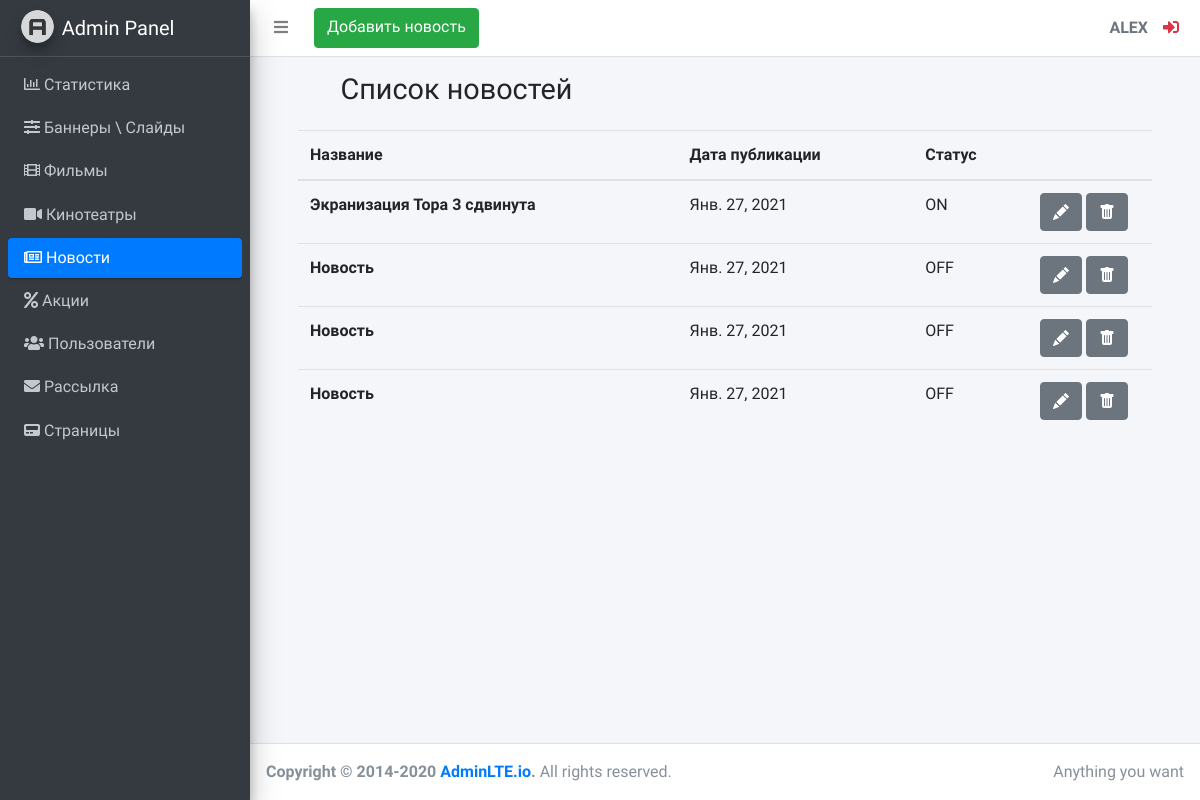
The app's page /adminLte/news/list (signed in) with its own data.
### KinoSite/apps/adminLte/models.py (models this page shows, shortened)
class News(models.Model):
    STATUS = (
        ('ON', 'Active'),
        ('OFF', 'Inactive'),
    )
    news_name = models.CharField(max_length=255, verbose_name='Название новости')
    news_description = models.TextField(verbose_name='Описание новости')
    news_main_image = models.ImageField(verbose_name='Логотип новости', upload_to='images/news/logo/')
    news_image1 = models.ImageField(verbose_name='Первое изображение', upload_to='images/news/')
    news_image2 = models.ImageField(verbose_name='Второе изображение', upload_to='images/news/')
    news_image3 = models.ImageField(verbose_name='Третее изображение', upload_to='images/news/')
    news_image4 = models.ImageField(verbose_name='Четвёртое изображение', upload_to='images/news/')
    news_image5 = models.ImageField(verbose_name='Пятое изображение', upload_to='images/news/')
    news_url = models.URLField(verbose_name='Ссылка на видео', null=True)
    news_published_date = models.DateField(verbose_name='Дата публикации новости')
    news_status = models.CharField(verbose_name='Выбор статуса', max_length=3, choices=STATUS)

### KinoSite/apps/adminLte/views.py (the view)
# urls.py: path('news/list', views.news_list, name='admin_news_list'),
@login_required(login_url=ADMIN_LOGIN_REDIRECT_URL)
def news_list(request):
    news = models.News.objects.all()
    return render(request, 'adminLte/news/news_list.html', {'news': news})

### KinoSite/templates/adminLte/news/news_list.html (shortened to what this page needs)
{% extends 'adminLte/base.html' %}
{% block news %}
    <li class="nav-item">
        <a href="{% url 'admin_news_list' %}" class="nav-link active">
              <i class="far fa-newspaper"></i>
              <p>
                  Новости
              </p>
        </a>
    </li>
{% endblock %}
{% block navbar_item %}
<a class="btn btn-success" href="{% url 'admin_news_form' %}">Добавить новость</a>
{% endblock %}
{% block content_title %}
    <h1 class="m-0">Список новостей</h1>
{% endblock %}
{% block main_content %}
        <table class="table">
            <thead>
                <tr>
                    <th scope="col">Название</th>
                    <th scope="col">Дата публикации</th>
                    <th scope="col">Статус</th>
                    <th scope="col"></th>
                </tr>
            </thead>
                <tbody>
                    {% for el in news %}
                    <tr>
                        <th scope="row">{{ el.news_name }}</th>
                            <td>{{ el.news_published_date }}</td>
                            <td>{{ el.news_status }}</td>
                            <td style="width: 124px">
                                <a class="btn btn-secondary" href="{% url 'admin_news_edit' pk=el.pk %}" role="button">
                                </a>
                                <a class="btn btn-secondary" href="{% url 'admin_news_delete' pk=el.pk %}" role="button">
                                </a>
                            </td>
                    </tr>
                    {% endfor %}
                </tbody>
        </table>
{% endblock %}

### KinoSite/templates/adminLte/base.html (shortened to what this page needs)
{% load static %}
<!DOCTYPE html>
<html lang="en">
<head>
  <link rel="stylesheet" href="{% static 'plugins/fontawesome-free/css/all.min.css' %}">
  <link rel="stylesheet" href="{% static 'dist/css/adminlte.min.css' %}">
</head>
<body class="hold-transition sidebar-mini">
<div class="wrapper">
{% block body %}
  <nav class="main-header navbar navbar-expand navbar-white navbar-light">
    <ul class="navbar-nav">
      <li class="nav-item">
        <a class="nav-link" data-widget="pushmenu" href="#" role="button"><i class="fas fa-bars" style="margin-right: 10px"></i></a>
      </li>
      {% block navbar_item %}
      {% endblock %}
    </ul>
    <ul class="navbar-nav ml-auto">
      <div class="user-panel d-flex">
          <div class="info">
              <a class="d-block text-uppercase text-secondary"><strong>{{ user.username }}</strong></a>
          </div>
          <div class="info">
              <a href="{% url 'admin_logout' %}" class="fas fa fa-sign-in-alt mr-2 text-danger"></a>
          </div>
      </div>
    </ul>
  </nav>
  <aside class="main-sidebar sidebar-dark-primary elevation-4">
    <a href="{% url 'admin_index'%}" class="brand-link">
      <img src="{% static 'dist/img/AdminLTELogo.png' %}" alt="AdminLTE Logo" class="brand-image img-circle elevation-3" style="opacity: .8">
      <span class="brand-text font-weight-light">Admin Panel</span>
    </a>
    <div class="sidebar">
        <nav class="mt-2">
            <ul class="nav nav-pills nav-sidebar flex-column" data-widget="treeview" role="menu" data-accordion="false">
                {% block statistic %}
                <li class="nav-item">
                    <a href="{% url 'admin_index' %}" class="nav-link">
                        <i class="far fa-chart-bar"></i>
                        <p>
                            Статистика
                        </p>
                    </a>
                </li>
                {% endblock %}
                {% block banner %}
                <li class="nav-item">
                    <a href="{% url 'admin_banner' %}" class="nav-link">
                        <i class="fas fa-sliders-h"></i>
                        <p>
                            Баннеры \ Слайды
                        </p>
                    </a>
                </li>
                {% endblock %}
                {% block film %}
                <li class="nav-item">
                    <a href="{% url 'admin_film_list' %}" class="nav-link">
                        <i class="fas fa-film"></i>
                        <p>
                            Фильмы
                        </p>
                    </a>
                </li>
                {% endblock %}
                {% block cinema %}
                <li class="nav-item">
                    <a href="{% url 'admin_cinema_list' %}" class="nav-link">
                        <i class="fas fa-video"></i>
                        <p>
                            Кинотеатры
                        </p>
                    </a>
                </li>
                {% endblock %}
                {% block news %}{% endblock %}
                {% block promotion %}
                <li class="nav-item">
                    <a href="{% url 'admin_promotion_list' %}" class="nav-link">
                        <i class="fas fa-percent"></i>
                        <p>
                            Акции
                        </p>
                    </a>
                </li>
                {% endblock %}
                {% block users %}
                <li class="nav-item">
                    <a href="{% url 'admin_users_list' %}" class="nav-link">
                        <i class="fas fa-users"></i>
                        <p>
                            Пользователи
                        </p>
                    </a>
                </li>
                {% endblock %}
                {% block mailing %}
                <li class="nav-item">
                    <a href="{% url 'admin_mailing' %}" class="nav-link">
                        <i class="fas fa-envelope"></i>
                        <p>
                            Рассылка
                        </p>
                    </a>
                </li>
                {% endblock %}
                {% block page %}
                <li class="nav-item menu-close">
                    <a href="#" class="nav-link">
                        <i class="fas fa-pager"></i>
                        <p>
                            Страницы
                        </p>
                    </a>
                </li>
                {% endblock %}
            </ul>
        </nav>
    </div>
  </aside>
    <div class="content-wrapper" >
        <div class="content-header">
            <div class="container-fluid">
                <div class="row mb-2">
                    <div class="col-sm-6" style="margin-left: 75px; margin-right: 75px">
                        {% block content_title %}{% endblock %}
                    </div>
                </div>
            </div>
        </div>
        <div class="row" style="margin-left: 48px; margin-right: 48px">
            {% block main_content %}{% endblock %}
        </div>
    </div>
    <footer class="main-footer">
        <div class="float-right d-none d-sm-inline">
            Anything you want
        </div>
        <strong>Copyright &copy; 2014-2020 <a href="https://adminlte.io">AdminLTE.io</a>.</strong> All rights reserved.
    </footer>
</div>
{% endblock %}
</body>
</html>

### records on screen
News: news_name "Экранизация Тора 3 сдвинута", news_published_date "Янв. 27, 2021", news_status "ON"
News: news_name "Новость", news_published_date "Янв. 27, 2021", news_status "OFF"
News: news_name "Новость", news_published_date "Янв. 27, 2021", news_status "OFF"
News: news_name "Новость", news_published_date "Янв. 27, 2021", news_status "OFF"

### other values on screen
{{ user.username }} "ALEX"
